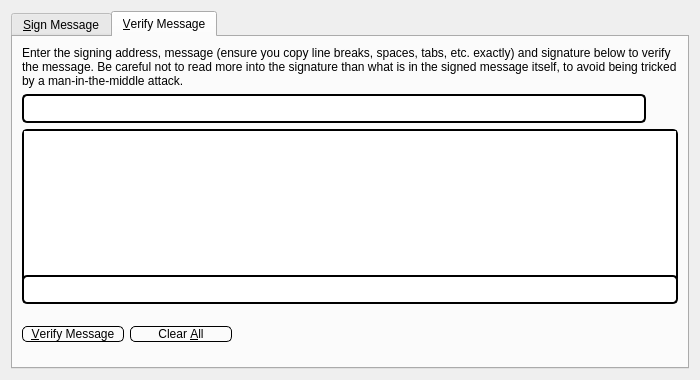
<?xml version="1.0" encoding="UTF-8"?>
<ui version="4.0">
 <class>SignVerifyMessageDialog</class>
 <widget class="QDialog" name="SignVerifyMessageDialog">
  <property name="geometry">
   <rect>
    <x>0</x>
    <y>0</y>
    <width>700</width>
    <height>380</height>
   </rect>
  </property>
  <property name="windowTitle">
   <string>Signatures - Sign / Verify a Message</string>
  </property>
  <property name="modal">
   <bool>true</bool>
  </property>
  <layout class="QVBoxLayout" name="verticalLayout">
   <item>
    <widget class="QTabWidget" name="tabWidget">
     <property name="currentIndex">
      <number>1</number>
     </property>
     <widget class="QWidget" name="tabSignMessage">
      <attribute name="title">
       <string>&amp;Sign Message</string>
      </attribute>
      <layout class="QVBoxLayout" name="verticalLayout_SM">
       <item>
        <widget class="QLabel" name="infoLabel_SM">
         <property name="text">
          <string>You can sign messages with your addresses to prove you own them. Be careful not to sign anything vague, as phishing attacks may try to trick you into signing your identity over to them. Only sign fully-detailed statements you agree to.</string>
         </property>
         <property name="textFormat">
          <enum>Qt::PlainText</enum>
         </property>
         <property name="wordWrap">
          <bool>true</bool>
         </property>
        </widget>
       </item>
       <item>
        <layout class="QHBoxLayout" name="horizontalLayout_1_SM">
         <property name="spacing">
          <number>0</number>
         </property>
         <item>
          <widget class="QValidatedLineEdit" name="addressIn_SM">
           <property name="toolTip">
            <string>The address to sign the message with (e.g. 4Zo1ga6xuKuQ7JV7M9rGDoxdbYwV5zgQJ5)</string>
           </property>
           <property name="styleSheet">
            <string notr="true">border-top-left-radius: 5px;
border-top-right-radius: 5px;
border-bottom-left-radius: 5px;
border-bottom-right-radius: 5px;
border: 2px solid #000000;
min-height: 25px;
max-height: 25px;</string>
           </property>
           <property name="maxLength">
            <number>34</number>
           </property>
          </widget>
         </item>
         <item>
          <widget class="QPushButton" name="addressBookButton_SM">
           <property name="toolTip">
            <string>Choose an address from the address book</string>
           </property>
           <property name="styleSheet">
            <string notr="true">border-top-left-radius: 5px;
border-top-right-radius: 5px;
border-bottom-left-radius: 5px;
border-bottom-right-radius: 5px;
</string>
           </property>
           <property name="text">
            <string/>
           </property>
           <property name="icon">
            <iconset resource="../bitcoin.qrc">
             <normaloff>:/icons/address-book</normaloff>:/icons/address-book</iconset>
           </property>
           <property name="shortcut">
            <string>Alt+A</string>
           </property>
           <property name="autoDefault">
            <bool>false</bool>
           </property>
          </widget>
         </item>
         <item>
          <widget class="QPushButton" name="pasteButton_SM">
           <property name="toolTip">
            <string>Paste address from clipboard</string>
           </property>
           <property name="styleSheet">
            <string notr="true">border-top-left-radius: 5px;
border-top-right-radius: 5px;
border-bottom-left-radius: 5px;
border-bottom-right-radius: 5px;</string>
           </property>
           <property name="text">
            <string/>
           </property>
           <property name="icon">
            <iconset resource="../bitcoin.qrc">
             <normaloff>:/icons/editpaste</normaloff>:/icons/editpaste</iconset>
           </property>
           <property name="shortcut">
            <string>Alt+P</string>
           </property>
           <property name="autoDefault">
            <bool>false</bool>
           </property>
          </widget>
         </item>
        </layout>
       </item>
       <item>
        <widget class="QPlainTextEdit" name="messageIn_SM">
         <property name="toolTip">
          <string>Enter the message you want to sign here</string>
         </property>
         <property name="styleSheet">
          <string notr="true">border-top-left-radius: 5px;
border-top-right-radius: 5px;
border-bottom-left-radius: 5px;
border-bottom-right-radius: 5px;
border: 2px solid #000000;
min-height: 150px;
max-height: 150px;</string>
         </property>
        </widget>
       </item>
       <item>
        <layout class="QHBoxLayout" name="horizontalLayout_2_SM">
         <property name="spacing">
          <number>0</number>
         </property>
         <item>
          <widget class="QLineEdit" name="signatureOut_SM">
           <property name="font">
            <font>
             <italic>true</italic>
            </font>
           </property>
           <property name="styleSheet">
            <string notr="true">border-top-left-radius: 5px;
border-top-right-radius: 5px;
border-bottom-left-radius: 5px;
border-bottom-right-radius: 5px;
border: 2px solid #000000;
min-height: 25px;
max-height: 25px;</string>
           </property>
           <property name="readOnly">
            <bool>true</bool>
           </property>
          </widget>
         </item>
         <item>
          <widget class="QPushButton" name="copySignatureButton_SM">
           <property name="toolTip">
            <string>Copy the current signature to the system clipboard</string>
           </property>
           <property name="styleSheet">
            <string notr="true">border-top-left-radius: 5px;
border-top-right-radius: 5px;
border-bottom-left-radius: 5px;
border-bottom-right-radius: 5px;


</string>
           </property>
           <property name="text">
            <string/>
           </property>
           <property name="icon">
            <iconset resource="../bitcoin.qrc">
             <normaloff>:/icons/editcopy</normaloff>:/icons/editcopy</iconset>
           </property>
           <property name="autoDefault">
            <bool>false</bool>
           </property>
          </widget>
         </item>
        </layout>
       </item>
       <item>
        <layout class="QHBoxLayout" name="horizontalLayout_3_SM">
         <item>
          <widget class="QPushButton" name="signMessageButton_SM">
           <property name="toolTip">
            <string>Sign the message to prove you own this SHIELD address</string>
           </property>
           <property name="styleSheet">
            <string notr="true">border-top-left-radius: 5px;
border-top-right-radius: 5px;
border-bottom-left-radius: 5px;
border-bottom-right-radius: 5px;
border: 1px solid #000000;
min-width: 100px;
max-width: 100px;
</string>
           </property>
           <property name="text">
            <string>&amp;Sign Message</string>
           </property>
           <property name="icon">
            <iconset resource="../bitcoin.qrc">
             <normaloff>:/icons/edit</normaloff>:/icons/edit</iconset>
           </property>
           <property name="autoDefault">
            <bool>false</bool>
           </property>
          </widget>
         </item>
         <item>
          <widget class="QPushButton" name="clearButton_SM">
           <property name="toolTip">
            <string>Reset all sign message fields</string>
           </property>
           <property name="styleSheet">
            <string notr="true">border-top-left-radius: 5px;
border-top-right-radius: 5px;
border-bottom-left-radius: 5px;
border-bottom-right-radius: 5px;
border: 1px solid #000000;
min-width: 90px;
max-width: 90px;</string>
           </property>
           <property name="text">
            <string>Clear &amp;All</string>
           </property>
           <property name="icon">
            <iconset resource="../bitcoin.qrc">
             <normaloff>:/icons/remove</normaloff>:/icons/remove</iconset>
           </property>
           <property name="autoDefault">
            <bool>false</bool>
           </property>
          </widget>
         </item>
         <item>
          <spacer name="horizontalSpacer_1_SM">
           <property name="orientation">
            <enum>Qt::Horizontal</enum>
           </property>
           <property name="sizeHint" stdset="0">
            <size>
             <width>40</width>
             <height>48</height>
            </size>
           </property>
          </spacer>
         </item>
         <item>
          <widget class="QLabel" name="statusLabel_SM">
           <property name="font">
            <font>
             <weight>75</weight>
             <bold>true</bold>
            </font>
           </property>
           <property name="text">
            <string/>
           </property>
           <property name="wordWrap">
            <bool>true</bool>
           </property>
          </widget>
         </item>
         <item>
          <spacer name="horizontalSpacer_2_SM">
           <property name="orientation">
            <enum>Qt::Horizontal</enum>
           </property>
           <property name="sizeHint" stdset="0">
            <size>
             <width>40</width>
             <height>48</height>
            </size>
           </property>
          </spacer>
         </item>
        </layout>
       </item>
      </layout>
     </widget>
     <widget class="QWidget" name="tabVerifyMessage">
      <attribute name="title">
       <string>&amp;Verify Message</string>
      </attribute>
      <layout class="QVBoxLayout" name="verticalLayout_VM">
       <item>
        <widget class="QLabel" name="infoLabel_VM">
         <property name="text">
          <string>Enter the signing address, message (ensure you copy line breaks, spaces, tabs, etc. exactly) and signature below to verify the message. Be careful not to read more into the signature than what is in the signed message itself, to avoid being tricked by a man-in-the-middle attack.</string>
         </property>
         <property name="textFormat">
          <enum>Qt::PlainText</enum>
         </property>
         <property name="alignment">
          <set>Qt::AlignLeading|Qt::AlignLeft|Qt::AlignTop</set>
         </property>
         <property name="wordWrap">
          <bool>true</bool>
         </property>
        </widget>
       </item>
       <item>
        <layout class="QHBoxLayout" name="horizontalLayout_1_VM">
         <property name="spacing">
          <number>0</number>
         </property>
         <item>
          <widget class="QValidatedLineEdit" name="addressIn_VM">
           <property name="toolTip">
            <string>The address the message was signed with (e.g. 4Zo1ga6xuKuQ7JV7M9rGDoxdbYwV5zgQJ5)</string>
           </property>
           <property name="styleSheet">
            <string notr="true">border-top-left-radius: 5px;
border-top-right-radius: 5px;
border-bottom-left-radius: 5px;
border-bottom-right-radius: 5px;
border: 2px solid #000000;
min-height: 25px;
max-height: 25px;
</string>
           </property>
           <property name="maxLength">
            <number>34</number>
           </property>
          </widget>
         </item>
         <item>
          <widget class="QPushButton" name="addressBookButton_VM">
           <property name="toolTip">
            <string>Choose an address from the address book</string>
           </property>
           <property name="styleSheet">
            <string notr="true">border-top-left-radius: 5px;
border-top-right-radius: 5px;
border-bottom-left-radius: 5px;
border-bottom-right-radius: 5px;


</string>
           </property>
           <property name="text">
            <string/>
           </property>
           <property name="icon">
            <iconset resource="../bitcoin.qrc">
             <normaloff>:/icons/address-book</normaloff>:/icons/address-book</iconset>
           </property>
           <property name="shortcut">
            <string>Alt+A</string>
           </property>
           <property name="autoDefault">
            <bool>false</bool>
           </property>
          </widget>
         </item>
        </layout>
       </item>
       <item>
        <widget class="QPlainTextEdit" name="messageIn_VM">
         <property name="styleSheet">
          <string notr="true">border-top-left-radius: 5px;
border-top-right-radius: 5px;
border-bottom-left-radius: 5px;
border-bottom-right-radius: 5px;
border: 2px solid #000000;
min-height: 150px;
max-height: 150px;</string>
         </property>
        </widget>
       </item>
       <item>
        <widget class="QValidatedLineEdit" name="signatureIn_VM">
         <property name="styleSheet">
          <string notr="true">border-top-left-radius: 5px;
border-top-right-radius: 5px;
border-bottom-left-radius: 5px;
border-bottom-right-radius: 5px;
border: 2px solid #000000;
min-height: 25px;
max-height: 25px;</string>
         </property>
        </widget>
       </item>
       <item>
        <layout class="QHBoxLayout" name="horizontalLayout_2_VM">
         <item>
          <widget class="QPushButton" name="verifyMessageButton_VM">
           <property name="toolTip">
            <string>Verify the message to ensure it was signed with the specified SHIELD address</string>
           </property>
           <property name="styleSheet">
            <string notr="true">border-top-left-radius: 5px;
border-top-right-radius: 5px;
border-bottom-left-radius: 5px;
border-bottom-right-radius: 5px;
border: 1px solid #000000;
min-width: 100px;
max-width: 100px;
</string>
           </property>
           <property name="text">
            <string>&amp;Verify Message</string>
           </property>
           <property name="icon">
            <iconset resource="../bitcoin.qrc">
             <normaloff>:/icons/transaction_0</normaloff>:/icons/transaction_0</iconset>
           </property>
           <property name="autoDefault">
            <bool>false</bool>
           </property>
          </widget>
         </item>
         <item>
          <widget class="QPushButton" name="clearButton_VM">
           <property name="toolTip">
            <string>Reset all verify message fields</string>
           </property>
           <property name="styleSheet">
            <string notr="true">border-top-left-radius: 5px;
border-top-right-radius: 5px;
border-bottom-left-radius: 5px;
border-bottom-right-radius: 5px;
border: 1px solid #000000;
min-width: 100px;
max-width: 100px;
</string>
           </property>
           <property name="text">
            <string>Clear &amp;All</string>
           </property>
           <property name="icon">
            <iconset resource="../bitcoin.qrc">
             <normaloff>:/icons/remove</normaloff>:/icons/remove</iconset>
           </property>
           <property name="autoDefault">
            <bool>false</bool>
           </property>
          </widget>
         </item>
         <item>
          <spacer name="horizontalSpacer_1_VM">
           <property name="orientation">
            <enum>Qt::Horizontal</enum>
           </property>
           <property name="sizeHint" stdset="0">
            <size>
             <width>40</width>
             <height>48</height>
            </size>
           </property>
          </spacer>
         </item>
         <item>
          <widget class="QLabel" name="statusLabel_VM">
           <property name="font">
            <font>
             <weight>75</weight>
             <bold>true</bold>
            </font>
           </property>
           <property name="text">
            <string/>
           </property>
           <property name="wordWrap">
            <bool>true</bool>
           </property>
          </widget>
         </item>
         <item>
          <spacer name="horizontalSpacer_2_VM">
           <property name="orientation">
            <enum>Qt::Horizontal</enum>
           </property>
           <property name="sizeHint" stdset="0">
            <size>
             <width>40</width>
             <height>48</height>
            </size>
           </property>
          </spacer>
         </item>
        </layout>
       </item>
      </layout>
     </widget>
    </widget>
   </item>
  </layout>
 </widget>
 <customwidgets>
  <customwidget>
   <class>QValidatedLineEdit</class>
   <extends>QLineEdit</extends>
   <header>qvalidatedlineedit.h</header>
  </customwidget>
 </customwidgets>
 <resources>
  <include location="../bitcoin.qrc"/>
 </resources>
 <connections/>
</ui>
